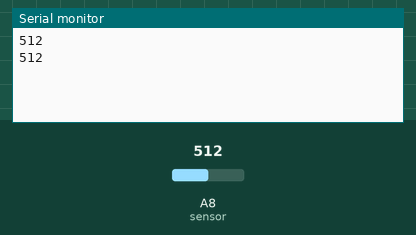
Simulated run of this sketch. Board: Arduino Mega 2560, built with avr-gcc and run on an emulated ATmega2560. Parts: the last lines printed to the serial monitor. The inputs (shaded band) are chosen by the test bench; at power-on: A8 (sensor) = 512.

Above: at 1.8 s.
1.9 s: A8 (sensor) set to 716
At 2.6 s:
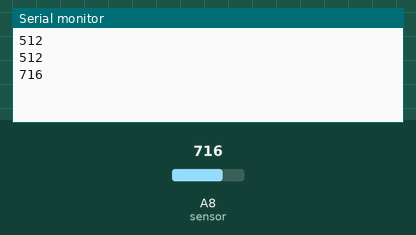
3.4 s: A8 (sensor) set to 900
At 4.8 s:
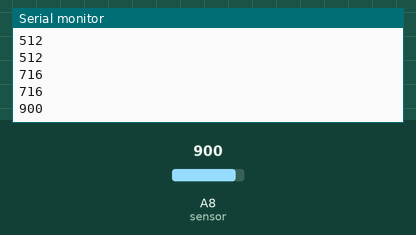
Timing chart, 0 to 6.4 s (numbered marks = the images above; inputs shaded):
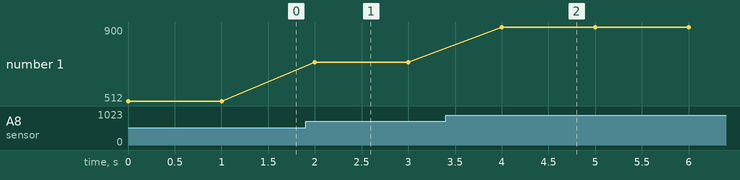

The sketch:

gas.ino
```cpp
int sensor = A8;
// Set the initialsensorValue to 0
int sensorValue = 0;
void setup() {
  pinMode(sensor,INPUT);
  Serial.begin(9600);
}

void loop() {
  // Read
  sensorValue = (analogRead(sensor));
  Serial.println(sensorValue,DEC);
  delay(1000);

}
```

Measured:
- after the input at 1.9 s, the serial monitor: prints a new line after 0.10 s (image 1)
- after the input at 3.4 s, the serial monitor: prints a new line after 0.60 s (image 2)
- plotted number 1: 512 → 716 after the input at 1.9 s, 716 → 900 after the input at 3.4 s
